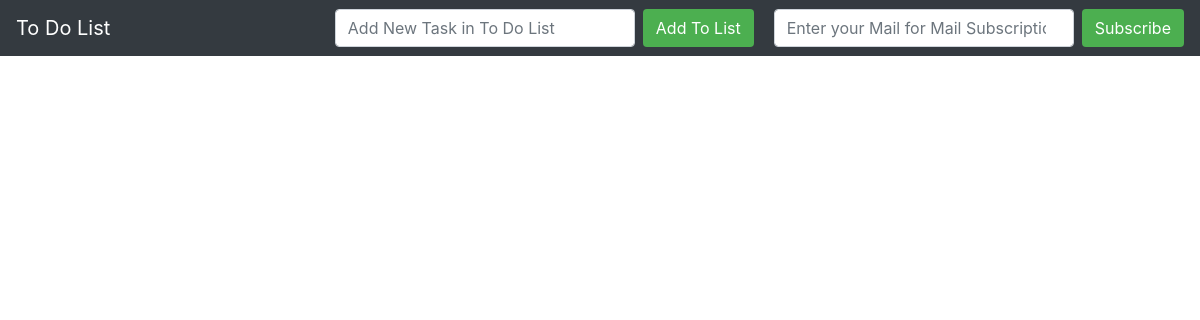
Before: / with the older database file.
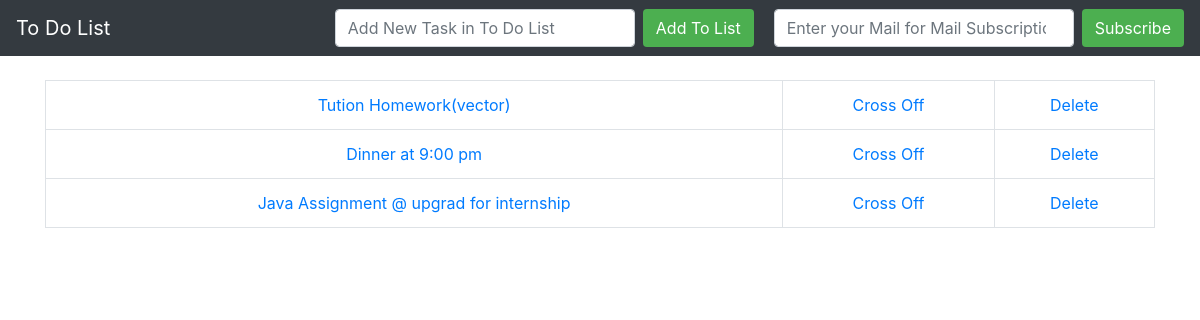
After: the same page with the newer database file.
### todo_list/models.py (models this page shows, shortened)
class list(models.Model):
    item=models.CharField(max_length=200)
    completed=models.BooleanField(default=False)

### todo_list/views.py (the view)
# urls.py: 2. Add a URL to urlpatterns:  path('', views.home, name='home')
def home(request):
    if request.method =='POST':
        form = ListForm(request.POST or None)
        if form.is_valid():
            form.save()
            all_items = list.objects.all
            messages.success(request, ('Item has been added to List'))
            return render(request, 'home.html', {'all_items': all_items})
    else:
        all_items = list.objects.all
        return render(request, 'home.html', {'all_items': all_items})

### todo_list/templates/home.html (shortened to what this page needs)
{% extends 'base.html' %}
{% block content %}
    {% if all_items %}
    <table class="table table-bordered">
        {% for things in all_items %}
            {% if things.completed %}
                <tr class="table-secondary">
                    <td class="striker"><center><a href="{% url 'edit' things.id %}">{{ things.item }}</a></center> </td>
                    <td><center><a href="{% url 'Uncross' things.id %}">Uncross</a></center></td>
                    <td><center><a href="{% url 'delete' things.id %}">Delete</a></center></td>
                </tr>
            {% else %}
                <tr>
                    <td><center><a href="{% url 'edit' things.id %}">{{ things.item }}</a></center> </td>
                    <td><center><a href="{% url 'cross_off' things.id %}">Cross Off</a></center></td>
                    <td><center><a href="{% url 'delete' things.id %}">Delete</a></center></td>
                </tr>
            {% endif %}
        {% endfor %}
    </table>
    {% endif %}
{% endblock %}

### todo_list/templates/base.html (shortened to what this page needs)
{% load static %}
<!doctype html>
<html lang="en">
  <head>
    <link rel="stylesheet" href="https://stackpath.bootstrapcdn.com/bootstrap/4.3.1/css/bootstrap.min.css">
    <link rel="stylesheet" href="{% static 'css/my_css.css' %}">
  </head>
  <body>
  <nav class="navbar navbar-expand-lg navbar-dark bg-dark">
  <a class="navbar-brand" href="{% url 'home' %}">To Do List</a>
  <div class="collapse navbar-collapse" id="navbarSupportedContent">
    <form class="form-inline my-2 my-lg-0" method="POST" name="task">
      <input class="form-control mr-sm-2" type="search" placeholder="Add New Task in To Do List" aria-label="Search" name="item" style="width:300px;">
      <button class="btn btn-outline-secondry my-2 my-sm-0" type="submit" style=" color:white;background-color: #4CAF50; margin-right:20px; ">Add To List</button>
    </form>
    <form class="form-inline my-2 my-lg-0" method="POST" name="mailsubscription" action="{% url 'signup' %}">
      <input class="form-control mr-sm-2" type="search" placeholder="Enter your Mail for Mail Subscription" aria-label="Search" name="mail"style="width:300px;">
      <button class="btn btn-outline-secondry my-2 my-sm-0" type="submit" style=" color:white;background-color: #4CAF50; ">Subscribe</button>
    </form>
  </div>
</nav>
  <br/>
  <div class="container">
       {% block content %}
       {% endblock %}
  </div>
  </body>
</html>

Changed rows visible on the page:
added list: item "Tution Homework(vector)"
added list: item "Dinner at 9:00 pm"
added list: item "Java Assignment @ upgrad for internship"
